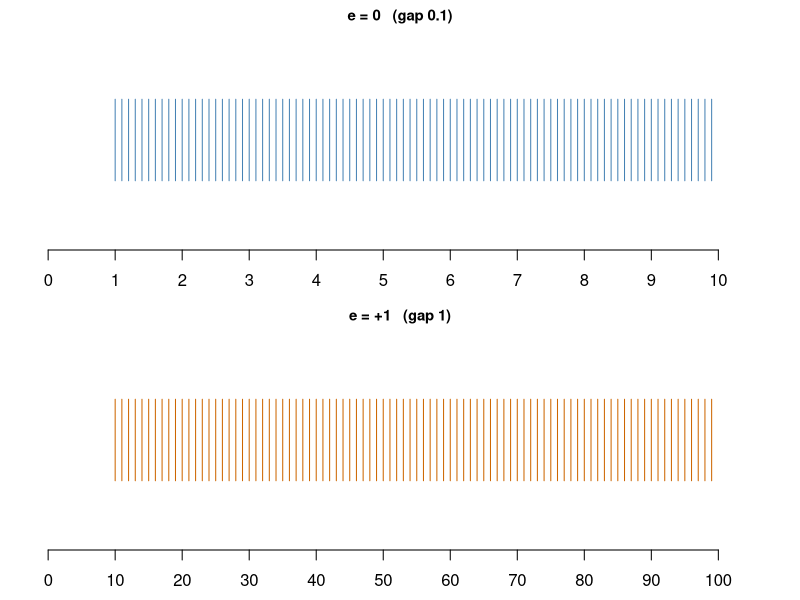

R code for this plot:
## ---- chunk 1
.Machine$integer.max
.Machine$integer.max + 1L    # NA, with a warning
## ---- chunk 2
50000L * 50000L   # integer * integer overflows
50000 * 50000      # double: fine
## ---- chunk 3
#| echo: false
#| fig-width: 8
#| fig-height: 3.2
par(mfrow = c(2, 1), mar = c(2.5, 1, 1.5, 1))
m0 <- (10:99) / 10; m1 <- 10:99
plot(NA, xlim = c(0, 10.5), ylim = c(0, 1), axes = FALSE, xlab = "", ylab = "",
     main = "e = 0   (gap 0.1)", cex.main = 0.9)
segments(m0, 0.3, m0, 0.7, col = "steelblue"); axis(1, at = 0:10)
plot(NA, xlim = c(0, 105), ylim = c(0, 1), axes = FALSE, xlab = "", ylab = "",
     main = "e = +1   (gap 1)", cex.main = 0.9)
segments(m1, 0.3, m1, 0.7, col = "darkorange3"); axis(1, at = seq(0, 100, 10))
## ---- chunk 4
.Machine$double.xmax
2^1024
## ---- chunk 5
.Machine$double.xmin
2^-1075
## ---- chunk 6
#| code-fold: true
.Machine$double.eps      # 2^-52
1 + 1e-16 == 1
2^53 + 1 == 2^53          # gap is now 2: the +1 is lost
## ---- chunk 7
x <- c(1, rep(1e-16, 1e4))
s <- 0; for (v in x) s <- s + v      # naive loop
c(loop = s - 1, sorted = sum(sort(x)) - 1, exact = 1e-12)
## ---- chunk 8
kahan_sum <- function(x) {
  s <- 0; c <- 0                       # c holds the running roundoff error
  for (v in x) { y <- v - c; t <- s + y; c <- (t - s) - y; s <- t }
  s
}
c(kahan = kahan_sum(x) - 1, builtin = sum(x) - 1, exact = 1e-12)
## ---- chunk 9
taylor_exp <- function(x, K = 100) sum(x^(0:K) / factorial(0:K))
c(naive = taylor_exp(-20), reciprocal = 1 / taylor_exp(20), true = exp(-20))
## ---- chunk 10
x <- c(1, 2, 3) + 1e8
c(one_pass = sum(x^2) - sum(x)^2 / 3, two_pass = sum((x - mean(x))^2))
## ---- chunk 11
var1 <- function(x) { n <- length(x); (sum(x^2) - sum(x)^2 / n) / (n - 1) }
M <- 10^(0:10)
t(sapply(M, function(m) { x <- c(1, 2, 3) + m; c(M = m, one_pass = var1(x)) }))
## ---- chunk 12
var_shifted <- function(x) { n <- length(x); d <- x - x[1]; (sum(d^2) - sum(d)^2 / n) / (n - 1) }
var_welford <- function(x) {
  m <- 0; S <- 0
  for (k in seq_along(x)) { m_old <- m; m <- m + (x[k] - m) / k; S <- S + (x[k] - m_old) * (x[k] - m) }
  S / (length(x) - 1)
}
x <- c(1, 2, 3) + 1e10
c(one_pass = var1(x), shifted = var_shifted(x), welford = var_welford(x))
## ---- chunk 13
x <- 1000
c(naive = exp(x) / (1 + exp(x)), stable = 1 / (1 + exp(-x)))
## ---- chunk 14
c(direct = 2^2000 / 2^2001, log_scale = exp(2000 * log(2) - 2001 * log(2)))
## ---- chunk 15
log_sum_exp <- function(l) { m <- max(l); m + log(sum(exp(l - m))) }
c(direct = log(sum(exp(c(2000, 2001, 2002)))), lse = log_sum_exp(c(2000, 2001, 2002)))
## ---- chunk 16
log_diff_exp <- function(lx, ly) lx + log1p(-exp(ly - lx))   # requires lx >= ly
log_diff_exp(2020, 2000)
## ---- chunk 17
#| message: false
c(mine = log_sum_exp(c(2000, 2001, 2002)),
  matrixStats = matrixStats::logSumExp(c(2000, 2001, 2002)))
## ---- chunk 18
#| code-fold: false
c(naive  = log(1 - pnorm(10)),     # pnorm(10) rounds to 1, so log(0) = -Inf
  log1p  = log1p(-pnorm(10)),      # log1p cannot recover digits already lost
  stable = pnorm(10, lower.tail = FALSE, log.p = TRUE))  # direct upper tail
## ---- chunk 19
#| code-fold: false
c(naive  = log(1 - pnorm(-10)),    # 1 - 7.6e-24 rounds to 1, so log gives 0
  log1p  = log1p(-pnorm(-10)),     # pnorm(-10) is accurate, so log1p is exact
  stable = pnorm(-10, lower.tail = FALSE, log.p = TRUE))  # direct upper tail
